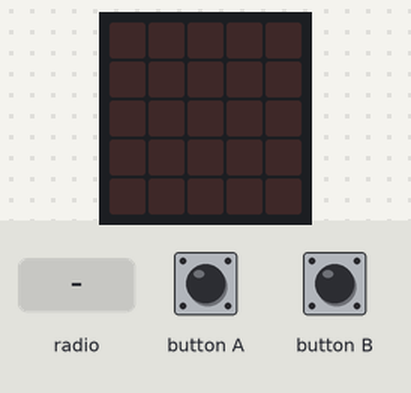
A program run on a simulated BBC micro:bit (MakeCode). Shown: the board's 5×5 LED display. Inputs (shaded band) come from the test bench.

Above: at 1.2 s.
1.3 s: radio message "1" arrives
At 1.51 s:
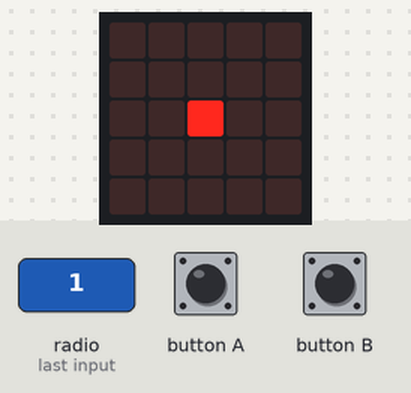
Timing chart, 0 to 4.3 s (numbered marks = the images above; inputs shaded):
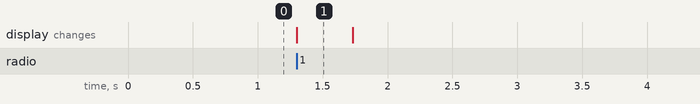

Measured:
- after the input at 1.3 s, the display: changes at once (image 1)
- what the display in image 1 shows lasts 0.4 s, from 1.3 s to 1.7 s

The program:

main.ts
```typescript
radio.onReceivedNumber(function (receivedNumber) {
    basic.showLeds(`
        . . . . .
        . . . . .
        . . # . .
        . . . . .
        . . . . .
        `)
    basic.pause(30)
    basic.clearScreen()
    if (locked == 1 && receivedNumber == 1) {
        tone()
        basic.showIcon(IconNames.No)
        basic.showLeds(`
            . . . . .
            . # . # .
            . . # . .
            . # . # .
            . . . . .
            `)
        basic.showLeds(`
            # . . . #
            . # . # .
            . . # . .
            . # . # .
            # . . . #
            `)
    }
})
function tone () {
    music.play(music.tonePlayable(494, music.beat(BeatFraction.Eighth)), music.PlaybackMode.UntilDone)
    basic.pause(10)
    music.play(music.tonePlayable(587, music.beat(BeatFraction.Half)), music.PlaybackMode.UntilDone)
}
input.onButtonPressed(Button.A, function () {
    locked = 1
})
input.onButtonPressed(Button.B, function () {
    locked = 0
})
let locked = 0
locked = 0
```

test.ts
```typescript
// tu są testy; nie będzie to kompilowane, gdy ten pakiet będzie używany jako rozszerzenie.
```
